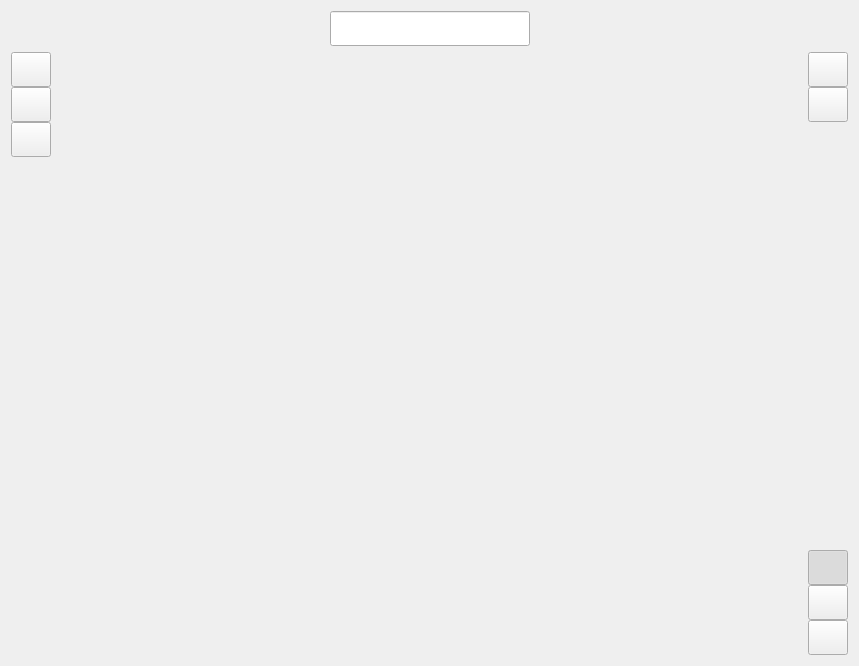
<?xml version="1.0" encoding="UTF-8"?>
<ui version="4.0">
 <class>MapWidget</class>
 <widget class="QWidget" name="MapWidget">
  <property name="geometry">
   <rect>
    <x>0</x>
    <y>0</y>
    <width>859</width>
    <height>666</height>
   </rect>
  </property>
  <property name="windowTitle">
   <string>Form</string>
  </property>
  <layout class="QVBoxLayout" name="verticalLayout">
   <item>
    <layout class="QGridLayout" name="gridLayout">
     <item row="1" column="2">
      <layout class="QVBoxLayout" name="verticalLayout_4">
       <property name="spacing">
        <number>0</number>
       </property>
       <item>
        <widget class="QPushButton" name="pushButtonLayerMenu">
         <property name="sizePolicy">
          <sizepolicy hsizetype="Fixed" vsizetype="Fixed">
           <horstretch>0</horstretch>
           <verstretch>0</verstretch>
          </sizepolicy>
         </property>
         <property name="minimumSize">
          <size>
           <width>35</width>
           <height>35</height>
          </size>
         </property>
         <property name="text">
          <string/>
         </property>
         <property name="icon">
          <iconset resource="../assets/res.qrc">
           <normaloff>:/icons/svg/bs5/layers-half.svg</normaloff>:/icons/svg/bs5/layers-half.svg</iconset>
         </property>
        </widget>
       </item>
       <item>
        <widget class="QPushButton" name="pushButtonOpenLayerGeometry">
         <property name="sizePolicy">
          <sizepolicy hsizetype="Fixed" vsizetype="Fixed">
           <horstretch>0</horstretch>
           <verstretch>0</verstretch>
          </sizepolicy>
         </property>
         <property name="minimumSize">
          <size>
           <width>35</width>
           <height>35</height>
          </size>
         </property>
         <property name="text">
          <string/>
         </property>
         <property name="icon">
          <iconset resource="../assets/res.qrc">
           <normaloff>:/icons/svg/bs5/list.svg</normaloff>:/icons/svg/bs5/list.svg</iconset>
         </property>
        </widget>
       </item>
       <item>
        <spacer name="verticalSpacer_4">
         <property name="orientation">
          <enum>Qt::Orientation::Vertical</enum>
         </property>
         <property name="sizeHint" stdset="0">
          <size>
           <width>20</width>
           <height>40</height>
          </size>
         </property>
        </spacer>
       </item>
      </layout>
     </item>
     <item row="3" column="1">
      <spacer name="verticalSpacer">
       <property name="orientation">
        <enum>Qt::Orientation::Vertical</enum>
       </property>
       <property name="sizeHint" stdset="0">
        <size>
         <width>20</width>
         <height>40</height>
        </size>
       </property>
      </spacer>
     </item>
     <item row="1" column="0">
      <layout class="QVBoxLayout" name="verticalLayout_2">
       <property name="spacing">
        <number>0</number>
       </property>
       <item>
        <widget class="QPushButton" name="pushButtonCreateLine">
         <property name="sizePolicy">
          <sizepolicy hsizetype="Fixed" vsizetype="Fixed">
           <horstretch>0</horstretch>
           <verstretch>0</verstretch>
          </sizepolicy>
         </property>
         <property name="minimumSize">
          <size>
           <width>35</width>
           <height>35</height>
          </size>
         </property>
         <property name="text">
          <string/>
         </property>
         <property name="icon">
          <iconset resource="../assets/res.qrc">
           <normaloff>:/icons/svg/custom/line.svg</normaloff>:/icons/svg/custom/line.svg</iconset>
         </property>
        </widget>
       </item>
       <item>
        <widget class="QPushButton" name="pushButtonCreatePolygon">
         <property name="sizePolicy">
          <sizepolicy hsizetype="Fixed" vsizetype="Fixed">
           <horstretch>0</horstretch>
           <verstretch>0</verstretch>
          </sizepolicy>
         </property>
         <property name="minimumSize">
          <size>
           <width>35</width>
           <height>35</height>
          </size>
         </property>
         <property name="text">
          <string/>
         </property>
         <property name="icon">
          <iconset resource="../assets/res.qrc">
           <normaloff>:/icons/svg/custom/black/ReconAreaMode.svg</normaloff>:/icons/svg/custom/black/ReconAreaMode.svg</iconset>
         </property>
        </widget>
       </item>
       <item>
        <widget class="QPushButton" name="pushButtonClearMap">
         <property name="sizePolicy">
          <sizepolicy hsizetype="Fixed" vsizetype="Fixed">
           <horstretch>0</horstretch>
           <verstretch>0</verstretch>
          </sizepolicy>
         </property>
         <property name="minimumSize">
          <size>
           <width>35</width>
           <height>35</height>
          </size>
         </property>
         <property name="text">
          <string/>
         </property>
         <property name="icon">
          <iconset resource="../assets/res.qrc">
           <normaloff>:/icons/svg/bs5/trash3.svg</normaloff>:/icons/svg/bs5/trash3.svg</iconset>
         </property>
        </widget>
       </item>
       <item>
        <spacer name="verticalSpacer_3">
         <property name="orientation">
          <enum>Qt::Orientation::Vertical</enum>
         </property>
         <property name="sizeHint" stdset="0">
          <size>
           <width>20</width>
           <height>40</height>
          </size>
         </property>
        </spacer>
       </item>
      </layout>
     </item>
     <item row="2" column="1">
      <spacer name="horizontalSpacer">
       <property name="orientation">
        <enum>Qt::Orientation::Horizontal</enum>
       </property>
       <property name="sizeHint" stdset="0">
        <size>
         <width>40</width>
         <height>20</height>
        </size>
       </property>
      </spacer>
     </item>
     <item row="3" column="2">
      <layout class="QVBoxLayout" name="verticalLayout_3">
       <property name="spacing">
        <number>0</number>
       </property>
       <item>
        <spacer name="verticalSpacer_5">
         <property name="orientation">
          <enum>Qt::Orientation::Vertical</enum>
         </property>
         <property name="sizeHint" stdset="0">
          <size>
           <width>20</width>
           <height>40</height>
          </size>
         </property>
        </spacer>
       </item>
       <item>
        <widget class="QPushButton" name="pushButtonAutoTrack">
         <property name="sizePolicy">
          <sizepolicy hsizetype="Fixed" vsizetype="Fixed">
           <horstretch>0</horstretch>
           <verstretch>0</verstretch>
          </sizepolicy>
         </property>
         <property name="minimumSize">
          <size>
           <width>35</width>
           <height>35</height>
          </size>
         </property>
         <property name="text">
          <string/>
         </property>
         <property name="icon">
          <iconset resource="../assets/res.qrc">
           <normaloff>:/icons/svg/custom/black/GPSTrack.svg</normaloff>:/icons/svg/custom/black/GPSTrack.svg</iconset>
         </property>
         <property name="checkable">
          <bool>true</bool>
         </property>
         <property name="checked">
          <bool>true</bool>
         </property>
        </widget>
       </item>
       <item>
        <widget class="QPushButton" name="pushButtonMapZoomIn">
         <property name="sizePolicy">
          <sizepolicy hsizetype="Fixed" vsizetype="Fixed">
           <horstretch>0</horstretch>
           <verstretch>0</verstretch>
          </sizepolicy>
         </property>
         <property name="minimumSize">
          <size>
           <width>35</width>
           <height>35</height>
          </size>
         </property>
         <property name="text">
          <string/>
         </property>
         <property name="icon">
          <iconset resource="../assets/res.qrc">
           <normaloff>:/icons/svg/bs5/plus.svg</normaloff>:/icons/svg/bs5/plus.svg</iconset>
         </property>
        </widget>
       </item>
       <item>
        <widget class="QPushButton" name="pushButtonMapZoomOut">
         <property name="sizePolicy">
          <sizepolicy hsizetype="Fixed" vsizetype="Fixed">
           <horstretch>0</horstretch>
           <verstretch>0</verstretch>
          </sizepolicy>
         </property>
         <property name="minimumSize">
          <size>
           <width>35</width>
           <height>35</height>
          </size>
         </property>
         <property name="text">
          <string/>
         </property>
         <property name="icon">
          <iconset resource="../assets/res.qrc">
           <normaloff>:/icons/svg/bs5/dash.svg</normaloff>:/icons/svg/bs5/dash.svg</iconset>
         </property>
        </widget>
       </item>
      </layout>
     </item>
     <item row="1" column="1">
      <spacer name="verticalSpacer_2">
       <property name="orientation">
        <enum>Qt::Orientation::Vertical</enum>
       </property>
       <property name="sizeHint" stdset="0">
        <size>
         <width>20</width>
         <height>40</height>
        </size>
       </property>
      </spacer>
     </item>
     <item row="0" column="1">
      <layout class="QHBoxLayout" name="horizontalLayout">
       <property name="spacing">
        <number>0</number>
       </property>
       <item>
        <spacer name="horizontalSpacer_2">
         <property name="orientation">
          <enum>Qt::Orientation::Horizontal</enum>
         </property>
         <property name="sizeHint" stdset="0">
          <size>
           <width>40</width>
           <height>20</height>
          </size>
         </property>
        </spacer>
       </item>
       <item>
        <widget class="LineEditDisplayCoordinates" name="currentCoordLineEdit">
         <property name="sizePolicy">
          <sizepolicy hsizetype="Fixed" vsizetype="Fixed">
           <horstretch>0</horstretch>
           <verstretch>0</verstretch>
          </sizepolicy>
         </property>
         <property name="minimumSize">
          <size>
           <width>200</width>
           <height>35</height>
          </size>
         </property>
         <property name="alignment">
          <set>Qt::AlignmentFlag::AlignCenter</set>
         </property>
        </widget>
       </item>
       <item>
        <spacer name="horizontalSpacer_3">
         <property name="orientation">
          <enum>Qt::Orientation::Horizontal</enum>
         </property>
         <property name="sizeHint" stdset="0">
          <size>
           <width>40</width>
           <height>20</height>
          </size>
         </property>
        </spacer>
       </item>
      </layout>
     </item>
    </layout>
   </item>
  </layout>
 </widget>
 <customwidgets>
  <customwidget>
   <class>LineEditDisplayCoordinates</class>
   <extends>QLineEdit</extends>
   <header>./ui/components/lineedit/lineedit.h</header>
  </customwidget>
 </customwidgets>
 <resources>
  <include location="../assets/res.qrc"/>
 </resources>
 <connections/>
</ui>
